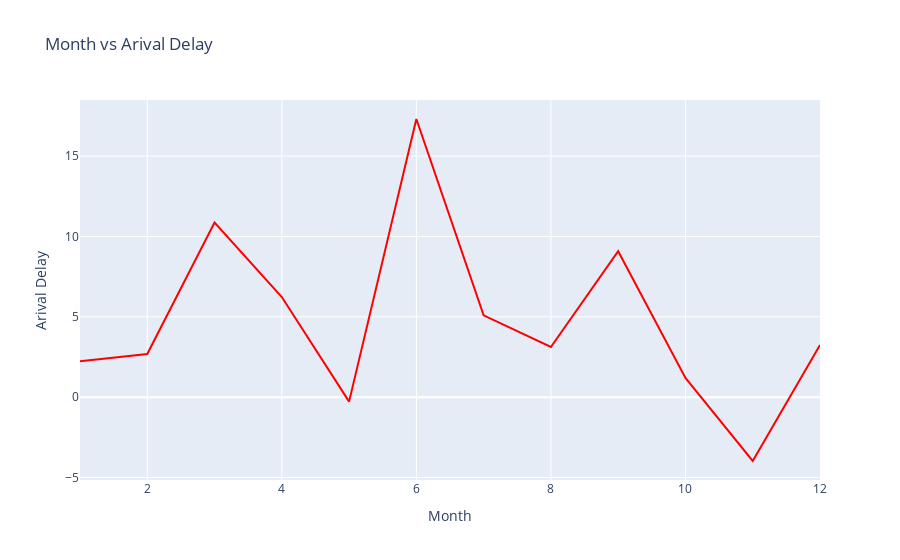

The notebook cell this image was saved under:
### Markdown cell above
#### To do:

*   Create a line plot with x-axis being the month and y-axis being computed average delay time. Update plot title,\
    xaxis, and yaxis title.

*   Hint: Scatter and line plot vary by updating mode parameter.

### Code cell
# Create line plot here
fig = go.Figure(data=go.Scatter(x=line_data['Month'], y=line_data['ArrDelay'], mode='lines', marker=dict(color='red')))
# Updating layout through `update_layout`. Here we are adding title to the plot and providing title to x and y axis.
fig.update_layout(title='Month vs Arival Delay', xaxis_title='Month', yaxis_title='Arival Delay')
# Display the figure
fig.show()

### Figure 1 — Plotly figure (JSON) as saved in the notebook; plotly's stock layout.template omitted (floating-point values rounded to 4 significant figures)
{"data": [{"marker": {"color": "red"}, "mode": "lines", "type": "scatter", "x": [1, 2, 3, 4, 5, 6, 7, 8, 9, 10, 11, 12], "y": [2.233, 2.688, 10.87, 6.229, -0.2791, 17.31, 5.089, 3.122, 9.081, 1.2, -3.975, 3.241]}], "layout": {"autosize": true, "title": {"text": "Month vs Arival Delay"}, "xaxis": {"autorange": true, "range": [1, 12], "title": {"text": "Month"}, "type": "linear"}, "yaxis": {"autorange": true, "range": [-5.158, 18.49], "title": {"text": "Arival Delay"}, "type": "linear"}}}
